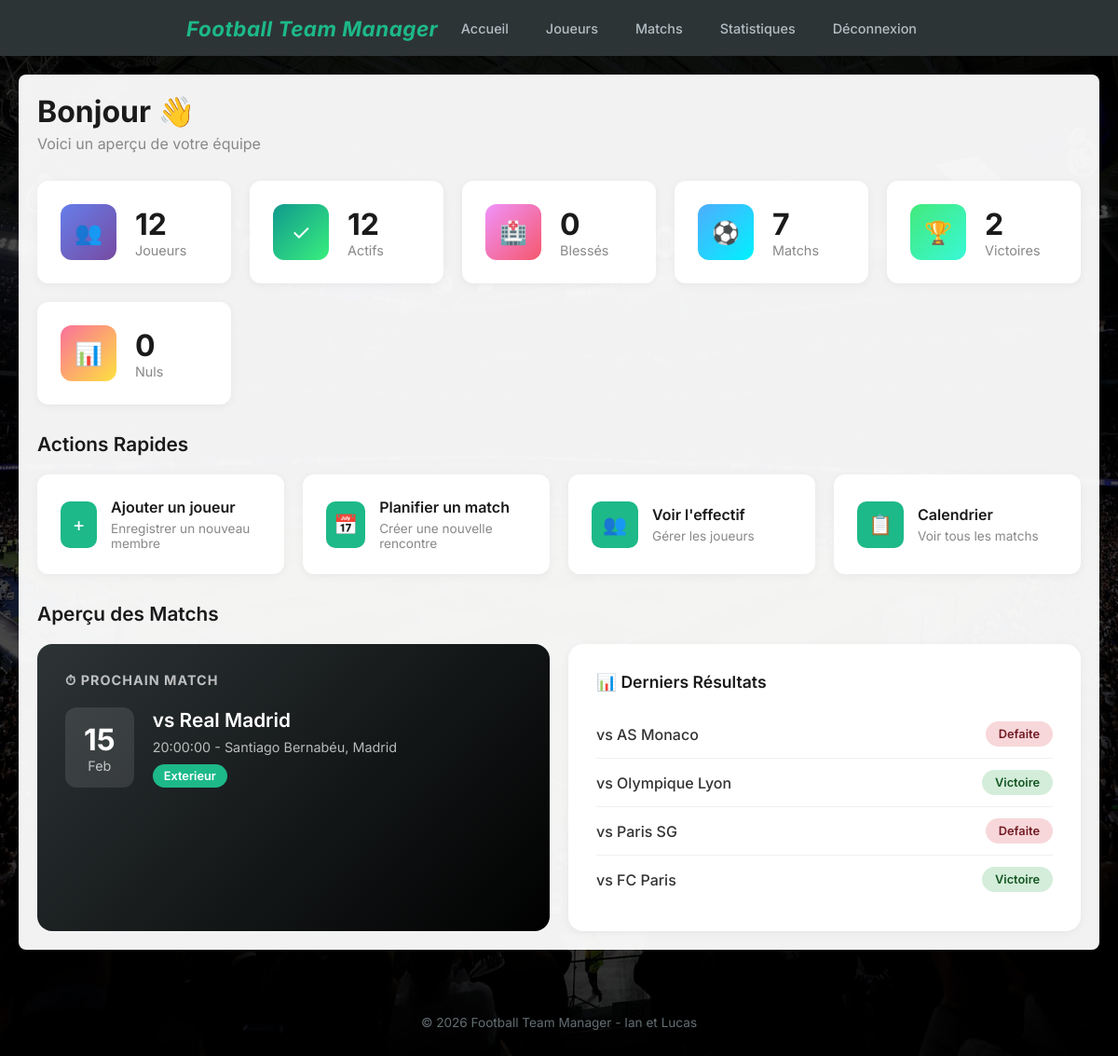
The app's page /vue/accueil.php (signed in) with its own data.
### tables this page shows
CREATE TABLE IF NOT EXISTS `rencontre` (
  `id_rencontre` int NOT NULL AUTO_INCREMENT,
  `date_rencontre` date NOT NULL,
  `heure` time NOT NULL,
  `adresse` varchar(255) NOT NULL,
  `nom_equipe_adverse` varchar(50) NOT NULL,
  `lieu` enum('Domicile','Exterieur') NOT NULL,
  `resultat` enum('Victoire','Defaite','Nul') DEFAULT NULL,
  `image_stade` varchar(255) DEFAULT NULL,
  PRIMARY KEY (`id_rencontre`)
);

### src/modele/ConnexionBD.php (called while the page is built, shortened)
<?php
class ConnexionBD
{
    private static $instance = null;
    private $pdo;
    private function __construct()
    {
        $host = HOST;
        $db = DB;
        $user = USER;
        $pass = PASS;
        try {
            $this->pdo = new PDO("mysql:host=$host;dbname=$db;charset=utf8", $user, $pass);
            $this->pdo->setAttribute(PDO::ATTR_ERRMODE, PDO::ERRMODE_EXCEPTION);
        } catch (Exception $e) {
            die('Erreur : ' . $e->getMessage());
        }
    }
    public static function getInstance()
    {
        if (self::$instance === null) {
            self::$instance = new ConnexionBD();
        }
        return self::$instance;
    }
    public function getPDO()
    {
        return $this->pdo;
    }
}
?>

### src/modele/JoueurDAO.php (called while the page is built, shortened)
<?php
require_once __DIR__ . '/ConnexionBD.php';
class JoueurDAO
{
    private $pdo;
    public function __construct()
    {
        $this->pdo = ConnexionBD::getInstance()->getPDO();
    }
    public function getJoueurs()
    {
        $req = $this->pdo->query('SELECT * FROM joueur ORDER BY nom, prenom');
        return $req->fetchAll(PDO::FETCH_ASSOC);
    }
}
?>

### src/modele/RencontreDAO.php (called while the page is built, shortened)
<?php
require_once __DIR__ . '/ConnexionBD.php';
class RencontreDAO
{
    private $pdo;
    public function __construct()
    {
        $this->pdo = ConnexionBD::getInstance()->getPDO();
    }
    public function getRencontres()
    {
        $sql = "SELECT * FROM rencontre ORDER BY date_rencontre DESC, heure DESC";
        $req = $this->pdo->query($sql);
        return $req->fetchAll(PDO::FETCH_ASSOC);
    }
}
?>

### src/vue/accueil.php (the view, shortened to what this page needs)
<?php
require_once __DIR__ . '/../modele/JoueurDAO.php';
require_once __DIR__ . '/../modele/RencontreDAO.php';
$joueurDAO = new JoueurDAO();
$rencontreDAO = new RencontreDAO();
$joueurs = $joueurDAO->getJoueurs();
$rencontres = $rencontreDAO->getRencontres();
$totalJoueurs = count($joueurs);
$joueursActifs = count(array_filter($joueurs, fn($j) => $j['statut'] === 'Actif'));
$joueursBlessés = count(array_filter($joueurs, fn($j) => $j['statut'] === 'Blessé'));
$totalMatchs = count($rencontres);
$victoires = count(array_filter($rencontres, fn($r) => $r['resultat'] === 'Victoire'));
$nuls = count(array_filter($rencontres, fn($r) => $r['resultat'] === 'Nul'));
$matchsAVenir = array_filter($rencontres, fn($r) => $r['resultat'] === null);
$prochainMatch = !empty($matchsAVenir) ? reset($matchsAVenir) : null;
require_once __DIR__ . '/header.php';
?>
<link rel="stylesheet" href="/css/accueil.css">
<div class="dashboard">
    <div class="welcome-section">
        <h1>Bonjour <?php echo htmlspecialchars($_SESSION['username']); ?> 👋</h1>
        <p class="subtitle">Voici un aperçu de votre équipe</p>
    </div>
    <div class="stats-grid">
        <div class="stat-card">
            <div class="stat-icon players">👥</div>
            <div class="stat-info">
                <h3><?= $totalJoueurs ?></h3>
                <p>Joueurs</p>
            </div>
        </div>
        <div class="stat-card">
            <div class="stat-icon active">✓</div>
            <div class="stat-info">
                <h3><?= $joueursActifs ?></h3>
                <p>Actifs</p>
            </div>
        </div>
        <div class="stat-card">
            <div class="stat-icon injured">🏥</div>
            <div class="stat-info">
                <h3><?= $joueursBlessés ?></h3>
                <p>Blessés</p>
            </div>
        </div>
        <div class="stat-card">
            <div class="stat-icon matches">⚽</div>
            <div class="stat-info">
                <h3><?= $totalMatchs ?></h3>
                <p>Matchs</p>
            </div>
        </div>
        <div class="stat-card">
            <div class="stat-icon victories">🏆</div>
            <div class="stat-info">
                <h3><?= $victoires ?></h3>
                <p>Victoires</p>
            </div>
        </div>
        <div class="stat-card">
            <div class="stat-icon defeats">📊</div>
            <div class="stat-info">
                <h3><?= $nuls ?></h3>
                <p>Nuls</p>
            </div>
        </div>
    </div>
    <h2 class="section-title">Actions Rapides</h2>
    <div class="quick-actions">
        <a href="/controleur/joueur/AjouterJoueur.php" class="action-card">
            <div class="action-icon">+</div>
            <div>
                <h4>Ajouter un joueur</h4>
                <p>Enregistrer un nouveau membre</p>
            </div>
        </a>
        <a href="/controleur/rencontre/ajouterRencontre.php" class="action-card">
            <div class="action-icon">📅</div>
            <div>
                <h4>Planifier un match</h4>
                <p>Créer une nouvelle rencontre</p>
            </div>
        </a>
        <a href="/controleur/joueur/ObtenirTousLesJoueurs.php" class="action-card">
            <div class="action-icon">👥</div>
            <div>
                <h4>Voir l'effectif</h4>
                <p>Gérer les joueurs</p>
            </div>
        </a>
        <a href="/controleur/rencontre/ObtenirToutesLesRencontres.php" class="action-card">
            <div class="action-icon">📋</div>
            <div>
                <h4>Calendrier</h4>
                <p>Voir tous les matchs</p>
            </div>
        </a>
    </div>
    <h2 class="section-title">Aperçu des Matchs</h2>
    <div class="next-match-section">
        <div class="next-match-card">
            <h3>⏱ Prochain Match</h3>
            <?php if ($prochainMatch): ?>
                <?php
                $date = new DateTime($prochainMatch['date_rencontre']);
                $day = $date->format('d');
                $month = $date->format('M');
                ?>
                <div class="match-info">
                    <div class="match-date-box">
                        <div class="day"><?= $day ?></div>
                        <div class="month"><?= $month ?></div>
                    </div>
                    <div class="match-details">
                        <h4>vs <?= htmlspecialchars($prochainMatch['nom_equipe_adverse']) ?></h4>
                        <p><?= htmlspecialchars($prochainMatch['heure']) ?> -
                            <?= htmlspecialchars($prochainMatch['adresse']) ?>
                        </p>
                        <span class="venue-badge"><?= htmlspecialchars($prochainMatch['lieu']) ?></span>
                    </div>
                </div>
            <?php else: ?>
                <div class="no-match">
                    <p>Aucun match programmé</p>
                </div>
            <?php endif; ?>
        </div>
        <div class="recent-results-card">
            <h3>📊 Derniers Résultats</h3>
            <?php
            $matchsJoues = array_filter($rencontres, fn($r) => $r['resultat'] !== null);
            $dernierMatchs = array_slice($matchsJoues, 0, 4);
            ?>
            <?php if (!empty($dernierMatchs)): ?>
                <?php foreach ($dernierMatchs as $m): ?>
                    <div class="result-item">
                        <span class="result-opponent">vs <?= htmlspecialchars($m['nom_equipe_adverse']) ?></span>
                        <?php
                        $resultClass = strtolower($m['resultat']);
                        $resultText = $m['resultat'];
                        ?>
                        <span class="result-badge <?= $resultClass ?>"><?= $resultText ?></span>
                    </div>
                <?php endforeach; ?>
            <?php else: ?>
                <div class="no-match">
                    <p>Aucun résultat disponible</p>
                </div>
            <?php endif; ?>
        </div>
    </div>
</div>
<?php require_once __DIR__ . '/footer.php'; ?>

### src/vue/header.php (shortened to what this page needs)
<!DOCTYPE html>
<html>
<head>
    <link rel="stylesheet" href="/css/global.css">
</head>
<body>
    <nav>
        <a href="/vue/accueil.php" class="logo">Football Team Manager</a>
        <div class="nav-links">
            <a href="/vue/accueil.php">Accueil</a>
            <a href="/controleur/joueur/ObtenirTousLesJoueurs.php">Joueurs</a>
            <a href="/controleur/rencontre/ObtenirToutesLesRencontres.php">Matchs</a>
            <a href="/controleur/stats/AfficherStatistiques.php">Statistiques</a>
            <a href="/controleur/logout.php" onclick="return confirm('Vous allez vous deconnecter');">Déconnexion</a>
        </div>
    </nav>
    <div class="container">

### src/vue/footer.php
</div>
<footer>
    <p>&copy;
        <?php echo date('Y'); ?> Football Team Manager - Ian et Lucas
    </p>
</footer>
</body>
</html>

### src/css/global.css (style rules this page uses)
* { margin: 0; padding: 0; box-sizing: border-box; }
body { font-family: 'Inter', -apple-system, BlinkMacSystemFont, 'Segoe UI', Roboto, sans-serif; background-image: url('/modele/img/stadiumbackground.jpg'); background-size: cover; background-position: center; background-attachment: fixed; background-repeat: no-repeat; background-color: #e8ecef; min-height: 100vh; }
nav { background-color: #2d3436; padding: 0 200px; display: flex; justify-content: space-between; align-items: center; height: 60px; }
.logo { font-size: 1.4rem; font-weight: 700; font-style: italic; color: #1db988; letter-spacing: 0.5px; text-decoration: none; cursor: pointer; }
.nav-links { display: flex; align-items: center; gap: 8px; }
.nav-links a { color: #b2bec3; text-decoration: none; font-size: 0.9rem; font-weight: 500; padding: 8px 16px; border-radius: 4px; transition: all 0.2s ease; }
.container { background-color: rgba(255, 255, 255, 0.95); padding: 20px; margin: 20px; border-radius: 8px; }
.venue-badge { display: inline-block; padding: 6px 14px; border-radius: 20px; font-size: 0.85rem; font-weight: 500; }
.result-badge { display: inline-block; padding: 6px 14px; border-radius: 20px; font-size: 0.8rem; font-weight: 600; }
footer { text-align: center; padding: 30px 0; color: #636e72; font-size: 0.85rem; margin-top: 40px; }

### records on screen
rencontre: date_rencontre "15", date_rencontre "Feb", nom_equipe_adverse "Real Madrid", heure "20:00:00", adresse "Santiago Bernabéu, Madrid", lieu "Exterieur"
rencontre: nom_equipe_adverse "AS Monaco", resultat "Defaite"
rencontre: nom_equipe_adverse "Olympique Lyon", resultat "Victoire"
rencontre: nom_equipe_adverse "Paris SG", resultat "Defaite"
rencontre: nom_equipe_adverse "FC Paris", resultat "Victoire"

### other values on screen
$totalJoueurs "12"
$joueursActifs "12"
$joueursBlessés "0"
$totalMatchs "7"
$victoires "2"
$nuls "0"
